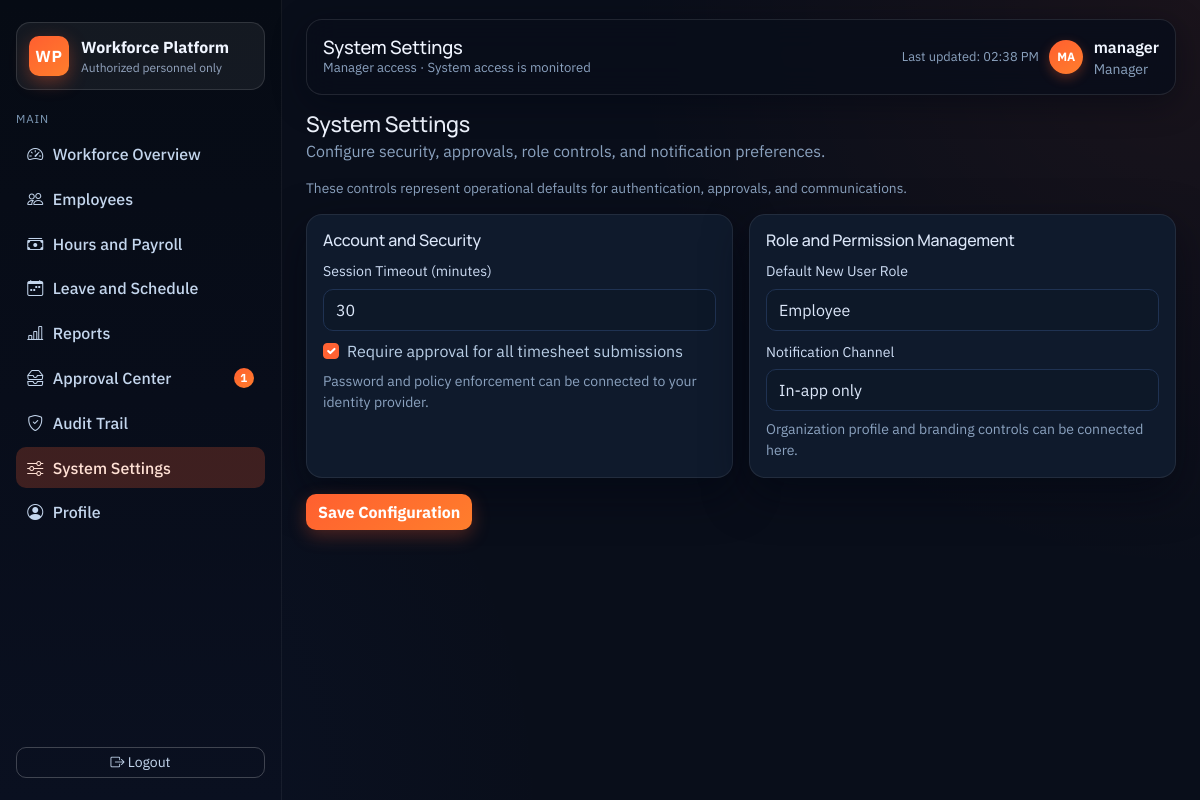
The page /settings (signed in) on the database its author committed.
### app/models.py (models this page shows, shortened)
class User(UserMixin, db.Model):
    __tablename__ = "users"
    id = db.Column(db.Integer, primary_key=True)
    username = db.Column(db.String(120), unique=True, nullable=False)
    password_hash = db.Column(db.String(255), nullable=False)
    role = db.Column(db.String(30), nullable=False, default=Role.EMPLOYEE)
    employee_id = db.Column(db.Integer, db.ForeignKey("employees.id"), nullable=True, unique=True)
    created_at = db.Column(db.DateTime, default=datetime.utcnow)
    employee = db.relationship("Employee", back_populates="user", lazy="joined")
    notifications = db.relationship(
        "Notification",
        back_populates="user",
        cascade="all, delete-orphan",
        lazy="select",
    )
    audit_entries = db.relationship(
        "AuditLog",
        back_populates="user",
        cascade="all, delete-orphan",
        lazy="select",
    )
    def has_admin_access(self) -> bool:
        return self.role in Role.ADMIN_LIKE

### app/routes/employees.py (the view, shortened to what this page needs)
@employee_bp.route("/settings", methods=("GET", "POST"))
@roles_required(*Role.ADMIN_LIKE)
def settings():
    return render_template("settings.html", active_page="settings", page_title="System Settings")

### app/models.py (called while the page is built)
    @classmethod
    def label(cls, role: str) -> str:
        mapping = {
            cls.EXECUTIVE: "Executive",
            cls.ADMIN: "Administrator",
            cls.HR: "HR",
            cls.PAYROLL: "Payroll Admin",
            cls.MANAGER: "Manager",
            cls.EMPLOYEE: "Employee",
        }
        if not role:
            return "Unknown"
        return mapping.get(role, role.title())

### app/routes/auth.py (called while the page is built)
@login_manager.user_loader
def load_user(user_id):
    return User.query.get(int(user_id))

### app/templates/settings.html (shortened to what this page needs)
{% extends "base.html" %}
{% import "_components.html" as ui %}
{% block content %}
{{ ui.page_header('System Settings', 'Configure security, approvals, role controls, and notification preferences.') }}
<p class="section-note mb-3">These controls represent operational defaults for authentication, approvals, and communications.</p>
<form method="post" class="row g-3">
  <div class="col-lg-6">
    <div class="surface-card h-100">
      <h3 class="h6">Account and Security</h3>
      <div class="mb-2">
        <label class="form-label">Session Timeout (minutes)</label>
        <input class="form-control" name="session_timeout" type="number" min="5" value="30" />
      </div>
      <div class="form-check">
        <input class="form-check-input" type="checkbox" id="approval_required" name="approval_required" checked />
        <label class="form-check-label" for="approval_required">Require approval for all timesheet submissions</label>
      </div>
      <div class="small text-muted mt-2">Password and policy enforcement can be connected to your identity provider.</div>
    </div>
  </div>
  <div class="col-lg-6">
    <div class="surface-card h-100">
      <h3 class="h6">Role and Permission Management</h3>
      <div class="mb-2">
        <label class="form-label">Default New User Role</label>
        <select class="form-select" name="default_role">
          <option value="employee">Employee</option>
        </select>
      </div>
      <div class="mb-2">
        <label class="form-label">Notification Channel</label>
        <select class="form-select" name="notification_channel">
          <option value="in_app">In-app only</option>
        </select>
      </div>
      <div class="small text-muted">Organization profile and branding controls can be connected here.</div>
    </div>
  </div>
  <div class="col-12">
    <button class="btn btn-primary" type="submit">Save Configuration</button>
  </div>
</form>
{% endblock %}

### app/templates/base.html (shortened to what this page needs)
<!doctype html>
<html lang="en">
  <head>
    <link href="https://cdn.jsdelivr.net/npm/bootstrap@5.3.2/dist/css/bootstrap.min.css" rel="stylesheet" />
    <link rel="stylesheet" href="https://cdn.jsdelivr.net/npm/bootstrap-icons@1.11.3/font/bootstrap-icons.min.css" />
    <link rel="stylesheet" href="{{ url_for('static', filename='css/site.css') }}" />
  </head>
  <body>
    {% if current_user.is_authenticated %}
      <div class="app-shell">
        <aside class="app-sidebar">
          <div>
            <div class="brand-block">
              <div class="brand-mark">WP</div>
              <div>
                <div class="brand-title">Workforce Platform</div>
                <div class="brand-caption">Authorized personnel only</div>
              </div>
            </div>
            <div class="nav-group-title">Main</div>
            <nav class="nav flex-column nav-enterprise">
              {% if current_user.has_admin_access() %}
                <a class="nav-link {% if active_page == 'dashboard' %}active{% endif %}" href="{{ url_for('employees.dashboard') }}"><i class="bi bi-speedometer2"></i> Workforce Overview</a>
                <a class="nav-link {% if active_page == 'employees' %}active{% endif %}" href="{{ url_for('employees.employee_directory') }}"><i class="bi bi-people"></i> Employees</a>
                <a class="nav-link {% if active_page == 'payroll' %}active{% endif %}" href="{{ url_for('employees.payroll') }}"><i class="bi bi-cash-stack"></i> Hours and Payroll</a>
                <a class="nav-link {% if active_page == 'leave' %}active{% endif %}" href="{{ url_for('leave.index') }}"><i class="bi bi-calendar-week"></i> Leave and Schedule</a>
                <a class="nav-link {% if active_page == 'reports' %}active{% endif %}" href="{{ url_for('reports.index') }}"><i class="bi bi-bar-chart-line"></i> Reports</a>
                <a class="nav-link {% if active_page == 'notifications' %}active{% endif %}" href="{{ url_for('notifications.index') }}"><i class="bi bi-inboxes"></i> Approval Center {% if unread_notification_count > 0 %}<span class="pill-count">{{ unread_notification_count }}</span>{% endif %}</a>
                <a class="nav-link {% if active_page == 'audit' %}active{% endif %}" href="{{ url_for('audit.index') }}"><i class="bi bi-shield-check"></i> Audit Trail</a>
                <a class="nav-link {% if active_page == 'settings' %}active{% endif %}" href="{{ url_for('employees.settings') }}"><i class="bi bi-sliders"></i> System Settings</a>
              {% endif %}
              <a class="nav-link {% if active_page == 'profile' %}active{% endif %}" href="{{ url_for('employees.profile') }}"><i class="bi bi-person-circle"></i> Profile</a>
            </nav>
          </div>
          <a class="btn btn-outline-light btn-sm" href="{{ url_for('auth.logout') }}"><i class="bi bi-box-arrow-right"></i> Logout</a>
        </aside>
        <main class="app-main">
          <header class="app-topbar">
            <div>
              <h1 class="topbar-title">{{ page_title or 'Internal Workforce Platform' }}</h1>
              <div class="topbar-caption">{{ role_label(current_user.role) }} access · System access is monitored</div>
            </div>
            <div class="topbar-user">
              <div class="text-end">
                <div class="muted-meta">Last updated: <span id="lastUpdatedLabel">just now</span></div>
              </div>
              <div class="avatar-chip">{{ current_user.username[:2]|upper }}</div>
              <div>
                <div class="fw-semibold" style="color:#f0f5ff">{{ current_user.username }}</div>
                <div class="small text-muted">{{ role_label(current_user.role) }}</div>
              </div>
            </div>
          </header>
          <section class="app-content">
    {% endif %}
    {% block content %}{% endblock %}
    {% if current_user.is_authenticated %}
          </section>
        </main>
      </div>
    {% else %}
      </main>
    {% endif %}
  </body>
</html>

### rows shown on the page
User: role "Manager", username "MA", username "manager"

### other values the page prints
{{ unread_notification_count }} "1"
{{ page_title or 'Internal Workforce Platform' }} "System Settings"
{{ title }} "System Settings"
{{ subtitle }} "Configure security, approvals, role controls, and notification preferences."
